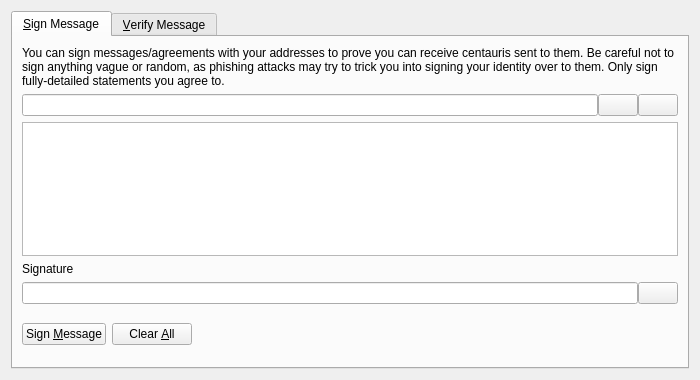
<?xml version="1.0" encoding="UTF-8"?>
<ui version="4.0">
 <class>SignVerifyMessageDialog</class>
 <widget class="QDialog" name="SignVerifyMessageDialog">
  <property name="geometry">
   <rect>
    <x>0</x>
    <y>0</y>
    <width>700</width>
    <height>380</height>
   </rect>
  </property>
  <property name="windowTitle">
   <string>Signatures - Sign / Verify a Message</string>
  </property>
  <property name="modal">
   <bool>true</bool>
  </property>
  <layout class="QVBoxLayout" name="verticalLayout">
   <item>
    <widget class="QTabWidget" name="tabWidget">
     <property name="currentIndex">
      <number>0</number>
     </property>
     <widget class="QWidget" name="tabSignMessage">
      <attribute name="title">
       <string>&amp;Sign Message</string>
      </attribute>
      <layout class="QVBoxLayout" name="verticalLayout_SM">
       <item>
        <widget class="QLabel" name="infoLabel_SM">
         <property name="text">
          <string>You can sign messages/agreements with your addresses to prove you can receive centauris sent to them. Be careful not to sign anything vague or random, as phishing attacks may try to trick you into signing your identity over to them. Only sign fully-detailed statements you agree to.</string>
         </property>
         <property name="textFormat">
          <enum>Qt::PlainText</enum>
         </property>
         <property name="wordWrap">
          <bool>true</bool>
         </property>
        </widget>
       </item>
       <item>
        <layout class="QHBoxLayout" name="horizontalLayout_1_SM">
         <property name="spacing">
          <number>0</number>
         </property>
         <item>
          <widget class="QValidatedLineEdit" name="addressIn_SM">
           <property name="toolTip">
            <string>The Centauri address to sign the message with</string>
           </property>
          </widget>
         </item>
         <item>
          <widget class="QPushButton" name="addressBookButton_SM">
           <property name="toolTip">
            <string>Choose previously used address</string>
           </property>
           <property name="text">
            <string/>
           </property>
           <property name="icon">
            <iconset resource="../bitcoin.qrc">
             <normaloff>:/icons/address-book</normaloff>:/icons/address-book</iconset>
           </property>
           <property name="shortcut">
            <string>Alt+A</string>
           </property>
           <property name="autoDefault">
            <bool>false</bool>
           </property>
          </widget>
         </item>
         <item>
          <widget class="QPushButton" name="pasteButton_SM">
           <property name="toolTip">
            <string>Paste address from clipboard</string>
           </property>
           <property name="text">
            <string/>
           </property>
           <property name="icon">
            <iconset resource="../bitcoin.qrc">
             <normaloff>:/icons/editpaste</normaloff>:/icons/editpaste</iconset>
           </property>
           <property name="shortcut">
            <string>Alt+P</string>
           </property>
           <property name="autoDefault">
            <bool>false</bool>
           </property>
          </widget>
         </item>
        </layout>
       </item>
       <item>
        <widget class="QPlainTextEdit" name="messageIn_SM">
         <property name="toolTip">
          <string>Enter the message you want to sign here</string>
         </property>
        </widget>
       </item>
       <item>
        <widget class="QLabel" name="signatureLabel_SM">
         <property name="text">
          <string>Signature</string>
         </property>
         <property name="textFormat">
          <enum>Qt::PlainText</enum>
         </property>
        </widget>
       </item>
       <item>
        <layout class="QHBoxLayout" name="horizontalLayout_2_SM">
         <property name="spacing">
          <number>0</number>
         </property>
         <item>
          <widget class="QLineEdit" name="signatureOut_SM">
           <property name="font">
            <font>
             <italic>true</italic>
            </font>
           </property>
           <property name="readOnly">
            <bool>true</bool>
           </property>
          </widget>
         </item>
         <item>
          <widget class="QPushButton" name="copySignatureButton_SM">
           <property name="toolTip">
            <string>Copy the current signature to the system clipboard</string>
           </property>
           <property name="text">
            <string/>
           </property>
           <property name="icon">
            <iconset resource="../bitcoin.qrc">
             <normaloff>:/icons/editcopy</normaloff>:/icons/editcopy</iconset>
           </property>
           <property name="autoDefault">
            <bool>false</bool>
           </property>
          </widget>
         </item>
        </layout>
       </item>
       <item>
        <layout class="QHBoxLayout" name="horizontalLayout_3_SM">
         <item>
          <widget class="QPushButton" name="signMessageButton_SM">
           <property name="toolTip">
            <string>Sign the message to prove you own this Centauri address</string>
           </property>
           <property name="text">
            <string>Sign &amp;Message</string>
           </property>
           <property name="icon">
            <iconset resource="../bitcoin.qrc">
             <normaloff>:/icons/edit</normaloff>:/icons/edit</iconset>
           </property>
           <property name="autoDefault">
            <bool>false</bool>
           </property>
          </widget>
         </item>
         <item>
          <widget class="QPushButton" name="clearButton_SM">
           <property name="toolTip">
            <string>Reset all sign message fields</string>
           </property>
           <property name="text">
            <string>Clear &amp;All</string>
           </property>
           <property name="icon">
            <iconset resource="../bitcoin.qrc">
             <normaloff>:/icons/remove</normaloff>:/icons/remove</iconset>
           </property>
           <property name="autoDefault">
            <bool>false</bool>
           </property>
          </widget>
         </item>
         <item>
          <spacer name="horizontalSpacer_1_SM">
           <property name="orientation">
            <enum>Qt::Horizontal</enum>
           </property>
           <property name="sizeHint" stdset="0">
            <size>
             <width>40</width>
             <height>48</height>
            </size>
           </property>
          </spacer>
         </item>
         <item>
          <widget class="QLabel" name="statusLabel_SM">
           <property name="font">
            <font>
             <weight>75</weight>
             <bold>true</bold>
            </font>
           </property>
           <property name="text">
            <string/>
           </property>
           <property name="wordWrap">
            <bool>true</bool>
           </property>
          </widget>
         </item>
         <item>
          <spacer name="horizontalSpacer_2_SM">
           <property name="orientation">
            <enum>Qt::Horizontal</enum>
           </property>
           <property name="sizeHint" stdset="0">
            <size>
             <width>40</width>
             <height>48</height>
            </size>
           </property>
          </spacer>
         </item>
        </layout>
       </item>
      </layout>
     </widget>
     <widget class="QWidget" name="tabVerifyMessage">
      <attribute name="title">
       <string>&amp;Verify Message</string>
      </attribute>
      <layout class="QVBoxLayout" name="verticalLayout_VM">
       <item>
        <widget class="QLabel" name="infoLabel_VM">
         <property name="text">
          <string>Enter the receiver's address, message (ensure you copy line breaks, spaces, tabs, etc. exactly) and signature below to verify the message. Be careful not to read more into the signature than what is in the signed message itself, to avoid being tricked by a man-in-the-middle attack. Note that this only proves the signing party receives with the address, it cannot prove sendership of any transaction!</string>
         </property>
         <property name="textFormat">
          <enum>Qt::PlainText</enum>
         </property>
         <property name="alignment">
          <set>Qt::AlignLeading|Qt::AlignLeft|Qt::AlignTop</set>
         </property>
         <property name="wordWrap">
          <bool>true</bool>
         </property>
        </widget>
       </item>
       <item>
        <layout class="QHBoxLayout" name="horizontalLayout_1_VM">
         <property name="spacing">
          <number>0</number>
         </property>
         <item>
          <widget class="QValidatedLineEdit" name="addressIn_VM">
           <property name="toolTip">
            <string>The Centauri address the message was signed with</string>
           </property>
          </widget>
         </item>
         <item>
          <widget class="QPushButton" name="addressBookButton_VM">
           <property name="toolTip">
            <string>Choose previously used address</string>
           </property>
           <property name="text">
            <string/>
           </property>
           <property name="icon">
            <iconset resource="../bitcoin.qrc">
             <normaloff>:/icons/address-book</normaloff>:/icons/address-book</iconset>
           </property>
           <property name="shortcut">
            <string>Alt+A</string>
           </property>
           <property name="autoDefault">
            <bool>false</bool>
           </property>
          </widget>
         </item>
        </layout>
       </item>
       <item>
        <widget class="QPlainTextEdit" name="messageIn_VM"/>
       </item>
       <item>
        <widget class="QValidatedLineEdit" name="signatureIn_VM"/>
       </item>
       <item>
        <layout class="QHBoxLayout" name="horizontalLayout_2_VM">
         <item>
          <widget class="QPushButton" name="verifyMessageButton_VM">
           <property name="toolTip">
            <string>Verify the message to ensure it was signed with the specified Centauri address</string>
           </property>
           <property name="text">
            <string>Verify &amp;Message</string>
           </property>
           <property name="icon">
            <iconset resource="../bitcoin.qrc">
             <normaloff>:/icons/transaction_0</normaloff>:/icons/transaction_0</iconset>
           </property>
           <property name="autoDefault">
            <bool>false</bool>
           </property>
          </widget>
         </item>
         <item>
          <widget class="QPushButton" name="clearButton_VM">
           <property name="toolTip">
            <string>Reset all verify message fields</string>
           </property>
           <property name="text">
            <string>Clear &amp;All</string>
           </property>
           <property name="icon">
            <iconset resource="../bitcoin.qrc">
             <normaloff>:/icons/remove</normaloff>:/icons/remove</iconset>
           </property>
           <property name="autoDefault">
            <bool>false</bool>
           </property>
          </widget>
         </item>
         <item>
          <spacer name="horizontalSpacer_1_VM">
           <property name="orientation">
            <enum>Qt::Horizontal</enum>
           </property>
           <property name="sizeHint" stdset="0">
            <size>
             <width>40</width>
             <height>48</height>
            </size>
           </property>
          </spacer>
         </item>
         <item>
          <widget class="QLabel" name="statusLabel_VM">
           <property name="font">
            <font>
             <weight>75</weight>
             <bold>true</bold>
            </font>
           </property>
           <property name="text">
            <string/>
           </property>
           <property name="wordWrap">
            <bool>true</bool>
           </property>
          </widget>
         </item>
         <item>
          <spacer name="horizontalSpacer_2_VM">
           <property name="orientation">
            <enum>Qt::Horizontal</enum>
           </property>
           <property name="sizeHint" stdset="0">
            <size>
             <width>40</width>
             <height>48</height>
            </size>
           </property>
          </spacer>
         </item>
        </layout>
       </item>
      </layout>
     </widget>
    </widget>
   </item>
  </layout>
 </widget>
 <customwidgets>
  <customwidget>
   <class>QValidatedLineEdit</class>
   <extends>QLineEdit</extends>
   <header>qvalidatedlineedit.h</header>
  </customwidget>
 </customwidgets>
 <resources>
  <include location="../bitcoin.qrc"/>
 </resources>
 <connections/>
</ui>
